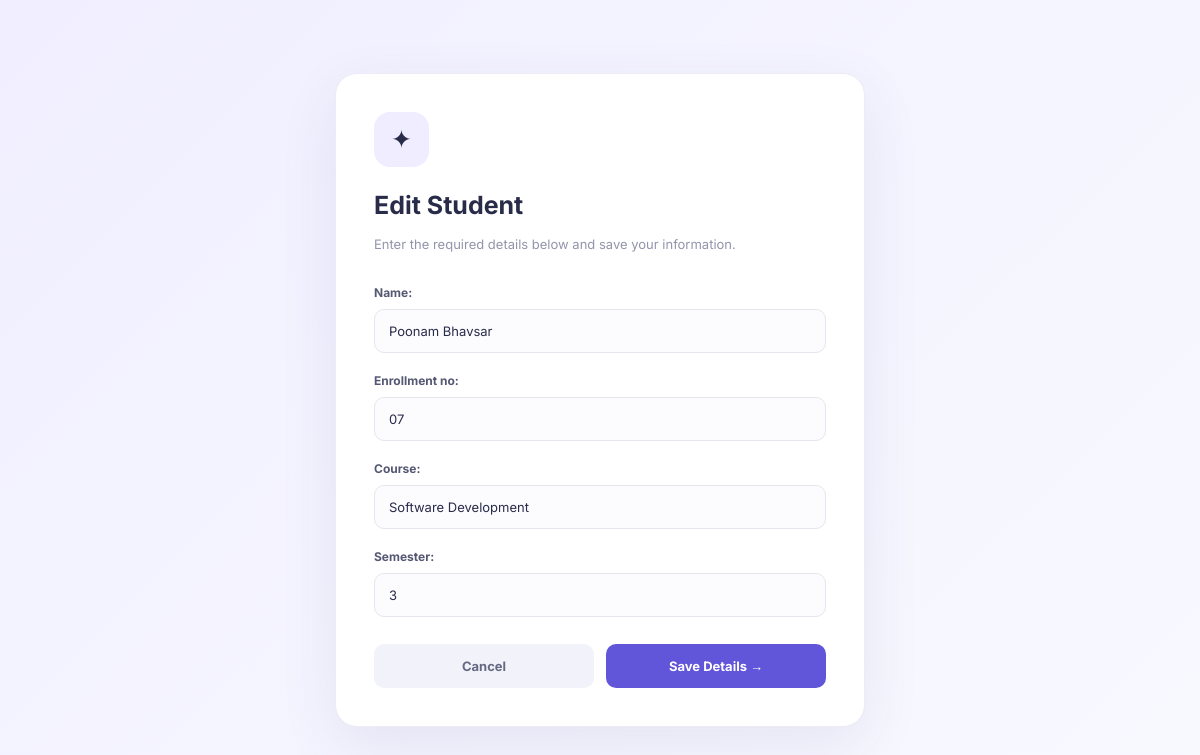
/edit-student/1/, run on the app's committed database.
### attendance/models.py (models this page shows, shortened)
class Student(models.Model):
    name = models.CharField(max_length=100)
    enrollment_no = models.CharField(max_length=20, unique=True)
    course = models.CharField(max_length=100)
    semester = models.IntegerField()

### attendance/views.py (the view)
# urls.py: path('edit-student/<int:id>/', views.edit_student, name='edit_student'),
def edit_student(request, id):
    student = get_object_or_404(Student, id=id)
    form = StudentForm(request.POST or None, instance=student)
    if form.is_valid():
        form.save()
        return redirect('home')
    return render(request, 'attendance/form.html', {
        'form': form,
        'title': 'Edit Student',
    })

### attendance/forms.py
class StudentForm(forms.ModelForm):
    class Meta:
        model = Student
        fields = ['name', 'enrollment_no', 'course', 'semester']

### templates/attendance/form.html (shortened to what this page needs)
<!DOCTYPE html>
<html lang="en">
<head>
</head>
<body>
    <div class="form-card">
        <div class="icon">✦</div>
        <h1>{{ title }}</h1>
        <p class="subtitle">
            Enter the required details below and save your information.
        </p>
        <form method="POST">
            {{ form.as_p }}
            <div class="buttons">
                <a href="{% url 'home' %}" class="btn cancel">
                    Cancel
                </a>
                <button type="submit" class="btn save">
                    Save Details →
                </button>
            </div>
        </form>
    </div>
</body>
</html>

### templates/attendance/form.html (style rules this page uses)
* { box-sizing: border-box; }
body { margin: 0; padding: 25px; min-height: 100vh; display: flex; align-items: center; justify-content: center; background: linear-gradient(135deg, #f1efff, #f8f9ff); font-family: 'Inter', sans-serif; color: #292c48; }
.form-card { width: 100%; max-width: 530px; background: white; padding: 38px; border-radius: 22px; border: 1px solid #ecebf6; box-shadow: 0 20px 60px rgba(61, 56, 120, 0.09); }
.icon { width: 55px; height: 55px; display: flex; align-items: center; justify-content: center; border-radius: 16px; background: #efedff; font-size: 25px; margin-bottom: 23px; }
h1 { font-size: 25px; margin-bottom: 10px; }
.subtitle { color: #9295aa; font-size: 13px; line-height: 1.7; margin-bottom: 30px; }
form p { margin-bottom: 20px; }
label { display: block; font-size: 12px; font-weight: 700; margin-bottom: 9px; color: #555873; }
input, select, textarea { width: 100%; padding: 13px 14px; border: 1px solid #e5e5f0; border-radius: 10px; background: #fcfcff; color: #292c48; font-family: inherit; font-size: 13px; outline: none; transition: 0.2s; }
.buttons { display: flex; gap: 12px; margin-top: 27px; }
.btn { flex: 1; padding: 14px; text-align: center; text-decoration: none; border-radius: 10px; border: none; font-family: inherit; font-size: 13px; font-weight: 700; cursor: pointer; }
.save { background: #6155d9; color: white; }
.cancel { background: #f2f2fa; color: #656881; }

### data on the page
Student: name "Poonam Bhavsar", enrollment_no "07", course "Software Development", semester "3"

### other printed values
{{ title }} "Edit Student"
